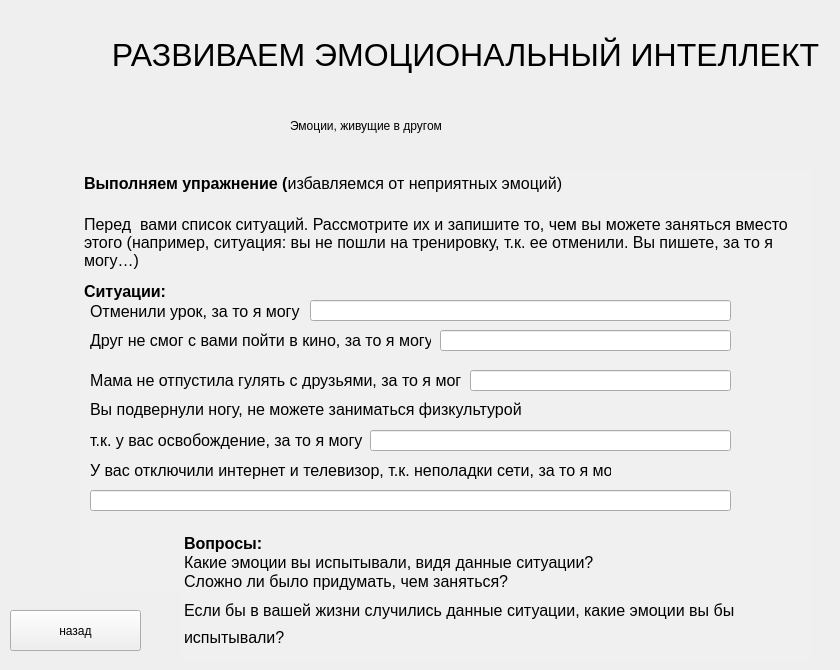
   <widget class="QWidget" name="page_13">
    <widget class="QLabel" name="label_143">
     <property name="geometry">
      <rect>
       <x>100</x>
       <y>10</y>
       <width>731</width>
       <height>91</height>
      </rect>
     </property>
     <property name="styleSheet">
      <string notr="true">font-family:Arial;
font-size:24pt;</string>
     </property>
     <property name="text">
      <string>&lt;html&gt;&lt;head/&gt;&lt;body&gt;&lt;p align=&quot;center&quot;&gt;РАЗВИВАЕМ ЭМОЦИОНАЛЬНЫЙ ИНТЕЛЛЕКТ&lt;/p&gt;&lt;/body&gt;&lt;/html&gt;</string>
     </property>
    </widget>
    <widget class="QPushButton" name="pushButton_231">
     <property name="geometry">
      <rect>
       <x>10</x>
       <y>610</y>
       <width>131</width>
       <height>41</height>
      </rect>
     </property>
     <property name="text">
      <string>назад</string>
     </property>
    </widget>
    <widget class="QTextEdit" name="textEdit_63">
     <property name="enabled">
      <bool>false</bool>
     </property>
     <property name="geometry">
      <rect>
       <x>80</x>
       <y>170</y>
       <width>731</width>
       <height>421</height>
      </rect>
     </property>
     <property name="styleSheet">
      <string notr="true">font: 12pt &quot;Arial&quot;;
background-color:#f0f0f0;
border:0;
color:black;</string>
     </property>
     <property name="verticalScrollBarPolicy">
      <enum>Qt::ScrollBarAlwaysOff</enum>
     </property>
     <property name="horizontalScrollBarPolicy">
      <enum>Qt::ScrollBarAlwaysOff</enum>
     </property>
     <property name="html">
      <string>&lt;!DOCTYPE HTML PUBLIC &quot;-//W3C//DTD HTML 4.0//EN&quot; &quot;http://www.w3.org/TR/REC-html40/strict.dtd&quot;&gt;
&lt;html&gt;&lt;head&gt;&lt;meta name=&quot;qrichtext&quot; content=&quot;1&quot; /&gt;&lt;style type=&quot;text/css&quot;&gt;
p, li { white-space: pre-wrap; }
&lt;/style&gt;&lt;/head&gt;&lt;body style=&quot; font-family:'Arial'; font-size:12pt; font-weight:400; font-style:normal;&quot;&gt;
&lt;p style=&quot; margin-top:12px; margin-bottom:12px; margin-left:0px; margin-right:0px; -qt-block-indent:0; text-indent:0px; line-height:150%;&quot;&gt;&lt;span style=&quot; font-family:'Arial','sans-serif'; font-weight:600;&quot;&gt;Выполняем упражнение (&lt;/span&gt;&lt;span style=&quot; font-family:'Arial','sans-serif';&quot;&gt;избавляемся от неприятных эмоций)&lt;/span&gt; &lt;/p&gt;
&lt;p style=&quot; margin-top:12px; margin-bottom:12px; margin-left:0px; margin-right:0px; -qt-block-indent:0; text-indent:0px;&quot;&gt;&lt;span style=&quot; font-family:'Arial','sans-serif';&quot;&gt;Перед  вами список ситуаций. Рассмотрите их и запишите то, чем вы можете заняться вместо этого (например, ситуация: вы не пошли на тренировку, т.к. ее отменили. Вы пишете, за то я могу…) &lt;/span&gt;&lt;/p&gt;
&lt;p style=&quot; margin-top:12px; margin-bottom:12px; margin-left:0px; margin-right:0px; -qt-block-indent:0; text-indent:0px;&quot;&gt;&lt;span style=&quot; font-family:'Arial','sans-serif'; font-weight:600;&quot;&gt;Ситуации: &lt;/span&gt;&lt;/p&gt;
&lt;p style=&quot;-qt-paragraph-type:empty; margin-top:12px; margin-bottom:12px; margin-left:0px; margin-right:0px; -qt-block-indent:0; text-indent:0px; font-family:'Arial','sans-serif'; font-weight:600;&quot;&gt;&lt;br /&gt;&lt;/p&gt;
&lt;p style=&quot;-qt-paragraph-type:empty; margin-top:12px; margin-bottom:12px; margin-left:0px; margin-right:0px; -qt-block-indent:0; text-indent:0px; font-family:'Arial','sans-serif'; font-weight:600;&quot;&gt;&lt;br /&gt;&lt;/p&gt;
&lt;p style=&quot;-qt-paragraph-type:empty; margin-top:12px; margin-bottom:12px; margin-left:0px; margin-right:0px; -qt-block-indent:0; text-indent:0px; font-family:'Arial','sans-serif'; font-weight:600;&quot;&gt;&lt;br /&gt;&lt;/p&gt;
&lt;p style=&quot;-qt-paragraph-type:empty; margin-top:12px; margin-bottom:12px; margin-left:0px; margin-right:0px; -qt-block-indent:0; text-indent:0px; font-family:'Arial','sans-serif'; font-weight:600;&quot;&gt;&lt;br /&gt;&lt;/p&gt;
&lt;p style=&quot;-qt-paragraph-type:empty; margin-top:12px; margin-bottom:12px; margin-left:0px; margin-right:0px; -qt-block-indent:0; text-indent:0px; font-family:'Arial','sans-serif'; font-weight:600;&quot;&gt;&lt;br /&gt;&lt;/p&gt;
&lt;p style=&quot;-qt-paragraph-type:empty; margin-top:12px; margin-bottom:12px; margin-left:0px; margin-right:0px; -qt-block-indent:0; text-indent:0px; font-family:'Arial','sans-serif'; font-weight:600;&quot;&gt;&lt;br /&gt;&lt;/p&gt;
&lt;p style=&quot;-qt-paragraph-type:empty; margin-top:12px; margin-bottom:12px; margin-left:0px; margin-right:0px; -qt-block-indent:0; text-indent:0px; font-family:'Arial','sans-serif'; font-weight:600;&quot;&gt;&lt;br /&gt;&lt;/p&gt;&lt;/body&gt;&lt;/html&gt;</string>
     </property>
    </widget>
    <widget class="QLabel" name="label_144">
     <property name="geometry">
      <rect>
       <x>290</x>
       <y>100</y>
       <width>351</width>
       <height>51</height>
      </rect>
     </property>
     <property name="styleSheet">
      <string notr="true">font: 20pt &quot;Arial&quot;;</string>
     </property>
     <property name="text">
      <string>Эмоции, живущие в другом</string>
     </property>
    </widget>
    <widget class="QLabel" name="label_269">
     <property name="geometry">
      <rect>
       <x>90</x>
       <y>291</y>
       <width>211</width>
       <height>41</height>
      </rect>
     </property>
     <property name="text">
      <string>&lt;html&gt;&lt;head/&gt;&lt;body&gt;&lt;p&gt;&lt;span style=&quot; font-family:'Arial','sans-serif'; font-size:12pt;&quot;&gt;Отменили урок, за то я могу &lt;/span&gt;&lt;/p&gt;&lt;/body&gt;&lt;/html&gt;</string>
     </property>
    </widget>
    <widget class="QLineEdit" name="lineEdit_160">
     <property name="geometry">
      <rect>
       <x>310</x>
       <y>300</y>
       <width>421</width>
       <height>21</height>
      </rect>
     </property>
     <property name="styleSheet">
      <string notr="true">color:#696969;</string>
     </property>
    </widget>
    <widget class="QLabel" name="label_270">
     <property name="geometry">
      <rect>
       <x>90</x>
       <y>320</y>
       <width>341</width>
       <height>41</height>
      </rect>
     </property>
     <property name="text">
      <string>&lt;html&gt;&lt;head/&gt;&lt;body&gt;&lt;p&gt;&lt;span style=&quot; font-family:'Arial','sans-serif'; font-size:12pt;&quot;&gt;Друг не смог с вами пойти в кино, за то я могу&lt;/span&gt;&lt;/p&gt;&lt;/body&gt;&lt;/html&gt;</string>
     </property>
    </widget>
    <widget class="QLineEdit" name="lineEdit_161">
     <property name="geometry">
      <rect>
       <x>440</x>
       <y>330</y>
       <width>291</width>
       <height>21</height>
      </rect>
     </property>
     <property name="styleSheet">
      <string notr="true">color:#696969;</string>
     </property>
    </widget>
    <widget class="QLineEdit" name="lineEdit_162">
     <property name="geometry">
      <rect>
       <x>470</x>
       <y>370</y>
       <width>261</width>
       <height>21</height>
      </rect>
     </property>
     <property name="styleSheet">
      <string notr="true">color:#696969;</string>
     </property>
    </widget>
    <widget class="QLabel" name="label_271">
     <property name="geometry">
      <rect>
       <x>90</x>
       <y>360</y>
       <width>371</width>
       <height>41</height>
      </rect>
     </property>
     <property name="text">
      <string>&lt;html&gt;&lt;head/&gt;&lt;body&gt;&lt;p&gt;&lt;span style=&quot; font-family:'Arial','sans-serif'; font-size:12pt;&quot;&gt;Мама не отпустила гулять с друзьями, за то я могу&lt;/span&gt;&lt;/p&gt;&lt;/body&gt;&lt;/html&gt;</string>
     </property>
    </widget>
    <widget class="QLineEdit" name="lineEdit_163">
     <property name="geometry">
      <rect>
       <x>370</x>
       <y>430</y>
       <width>361</width>
       <height>21</height>
      </rect>
     </property>
     <property name="styleSheet">
      <string notr="true">color:#696969;</string>
     </property>
    </widget>
    <widget class="QLabel" name="label_272">
     <property name="geometry">
      <rect>
       <x>90</x>
       <y>390</y>
       <width>431</width>
       <height>71</height>
      </rect>
     </property>
     <property name="text">
      <string>&lt;html&gt;&lt;head/&gt;&lt;body&gt;&lt;p&gt;&lt;span style=&quot; font-family:'Arial','sans-serif'; font-size:12pt;&quot;&gt;Вы подвернули ногу, не можете заниматься физкультурой, &lt;/span&gt;&lt;/p&gt;&lt;p&gt;&lt;span style=&quot; font-family:'Arial','sans-serif'; font-size:12pt;&quot;&gt;    т.к. у вас освобождение, за то я могу&lt;/span&gt;&lt;/p&gt;&lt;/body&gt;&lt;/html&gt;</string>
     </property>
    </widget>
    <widget class="QLineEdit" name="lineEdit_164">
     <property name="geometry">
      <rect>
       <x>90</x>
       <y>490</y>
       <width>641</width>
       <height>21</height>
      </rect>
     </property>
     <property name="styleSheet">
      <string notr="true">color:#696969;</string>
     </property>
    </widget>
    <widget class="QLabel" name="label_273">
     <property name="geometry">
      <rect>
       <x>90</x>
       <y>450</y>
       <width>521</width>
       <height>41</height>
      </rect>
     </property>
     <property name="text">
      <string>&lt;html&gt;&lt;head/&gt;&lt;body&gt;&lt;p&gt;&lt;span style=&quot; font-family:'Arial','sans-serif'; font-size:12pt;&quot;&gt;У вас отключили интернет и телевизор, т.к. неполадки сети, за то я могу&lt;/span&gt;&lt;/p&gt;&lt;/body&gt;&lt;/html&gt;</string>
     </property>
    </widget>
    <widget class="QTextEdit" name="textEdit_106">
     <property name="enabled">
      <bool>false</bool>
     </property>
     <property name="geometry">
      <rect>
       <x>180</x>
       <y>530</y>
       <width>631</width>
       <height>131</height>
      </rect>
     </property>
     <property name="styleSheet">
      <string notr="true">font: 12pt &quot;Arial&quot;;
background-color:#f0f0f0;
border:0;
color:black;</string>
     </property>
     <property name="verticalScrollBarPolicy">
      <enum>Qt::ScrollBarAlwaysOff</enum>
     </property>
     <property name="horizontalScrollBarPolicy">
      <enum>Qt::ScrollBarAlwaysOff</enum>
     </property>
     <property name="html">
      <string>&lt;!DOCTYPE HTML PUBLIC &quot;-//W3C//DTD HTML 4.0//EN&quot; &quot;http://www.w3.org/TR/REC-html40/strict.dtd&quot;&gt;
&lt;html&gt;&lt;head&gt;&lt;meta name=&quot;qrichtext&quot; content=&quot;1&quot; /&gt;&lt;style type=&quot;text/css&quot;&gt;
p, li { white-space: pre-wrap; }
&lt;/style&gt;&lt;/head&gt;&lt;body style=&quot; font-family:'Arial'; font-size:12pt; font-weight:400; font-style:normal;&quot;&gt;
&lt;p style=&quot; margin-top:0px; margin-bottom:0px; margin-left:0px; margin-right:0px; -qt-block-indent:0; text-indent:0px;&quot;&gt;&lt;span style=&quot; font-weight:600;&quot;&gt;Вопросы:&lt;/span&gt;&lt;/p&gt;
&lt;p style=&quot; margin-top:0px; margin-bottom:0px; margin-left:0px; margin-right:0px; -qt-block-indent:0; text-indent:0px;&quot;&gt;&lt;span style=&quot; font-family:'Arial','sans-serif';&quot;&gt;Какие эмоции вы испытывали, видя данные ситуации?&lt;/span&gt; &lt;/p&gt;
&lt;p style=&quot; margin-top:0px; margin-bottom:0px; margin-left:0px; margin-right:0px; -qt-block-indent:0; text-indent:0px; line-height:150%;&quot;&gt;&lt;span style=&quot; font-family:'Arial','sans-serif';&quot;&gt;Сложно ли было придумать, чем заняться?&lt;/span&gt;&lt;/p&gt;
&lt;p style=&quot; margin-top:0px; margin-bottom:0px; margin-left:0px; margin-right:0px; -qt-block-indent:0; text-indent:0px; line-height:150%;&quot;&gt;&lt;span style=&quot; font-family:'Arial','sans-serif';&quot;&gt;Если бы в вашей жизни случились данные ситуации, какие эмоции вы бы испытывали?&lt;/span&gt;&lt;/p&gt;&lt;/body&gt;&lt;/html&gt;</string>
     </property>
    </widget>
   </widget>
